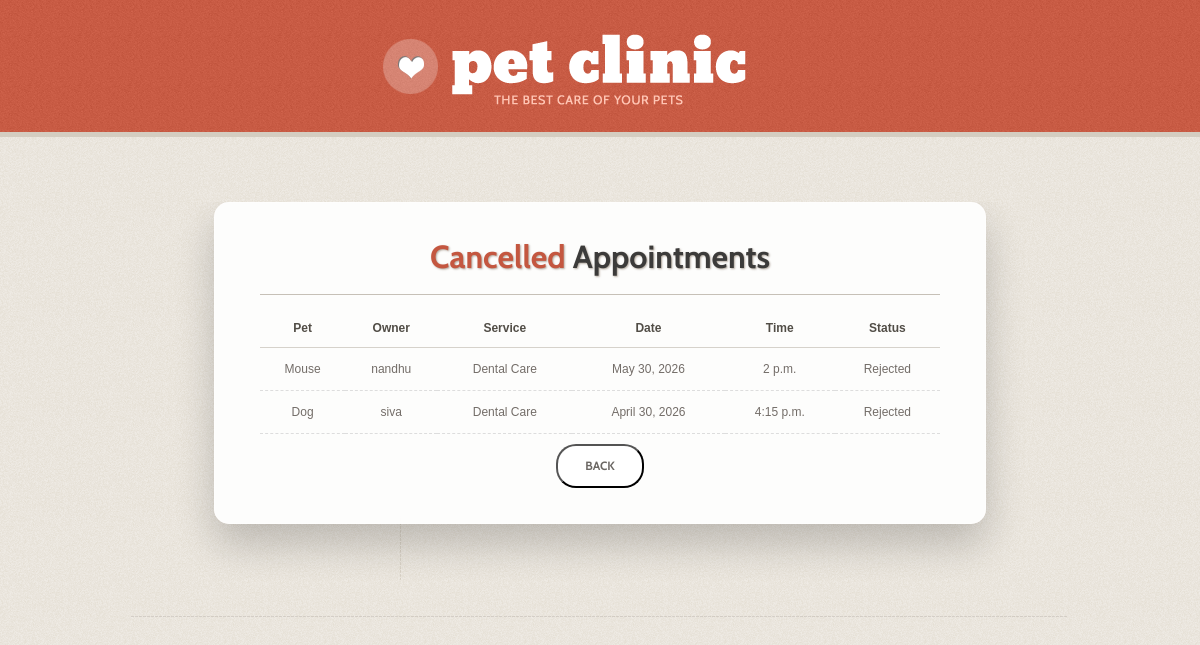
The page /admin-cancelled/ on the database its author committed.
### main/models.py (models this page shows, shortened)
class Appointment(models.Model):
    user = models.ForeignKey(UserRegister, on_delete=models.CASCADE)
    pet_name = models.CharField(max_length=100)
    pet_breed = models.CharField(max_length=100)
    service = models.ForeignKey(Service, on_delete=models.CASCADE)
    appointment_date = models.DateField()
    appointment_time = models.TimeField()
    description = models.TextField(blank=True)
    STATUS_CHOICES = [
        ('Pending', 'Pending'),
        ('Approved', 'Approved'),
        ('Rejected', 'Rejected'),
    ]
    status = models.CharField(max_length=20, choices=STATUS_CHOICES, default='Pending')
    WORK_STATUS_CHOICES = [
        ('Not Done', 'Not Done'),
        ('Done', 'Done'),
    ]
    work_status = models.CharField(max_length=20, choices=WORK_STATUS_CHOICES, default='Not Done')
    created_at = models.DateTimeField(auto_now_add=True)

class UserRegister(models.Model):
    ROLE_CHOICES = (
        ('user', 'User'),
        ('admin', 'Admin'),
    )
    fullname = models.CharField(max_length=100)
    email = models.EmailField(unique=True)
    username = models.CharField(max_length=50, unique=True)
    password = models.CharField(max_length=100)
    phone = models.CharField(max_length=15)
    role = models.CharField(
        max_length=10,
        choices=ROLE_CHOICES,
        default='user'
    )

class Service(models.Model):
    name = models.CharField(max_length=100)
    description = models.TextField()
    image = models.ImageField(upload_to='services/')

### main/views.py (the view)
# urls.py: path("admin-cancelled/", views.admin_cancelled, name="admin_cancelled"),
def admin_cancelled(request):
    appointments = Appointment.objects.filter(status="Rejected")
    return render(request, "admin_cancelled.html", {
        "appointments": appointments
    })

### main/templates/admin_cancelled.html (shortened to what this page needs)
<!DOCTYPE html>
{% load static %}
<html>
<head>
    <link rel="stylesheet" href="{% static 'sbg/css/style.css' %}">
</head>
<body>
<div class="block1">
    <div class="main">
        <header>
            <h1>
                <a class="logo" href="{% url 'admin_dashboard' %}">
                </a>
            </h1>
        </header>
    </div>
</div>
<div class="block4">
    <div class="main">
        <section id="content">
            <div class="container_12">
                <div class="wrapper v_stripe">
                    <article class="grid_12">
                        <div class="appointment-card">
                            <h2 class="ind">
                                <span>Cancelled</span> Appointments
                            </h2>
                            <table>
                                <thead>
                                    <tr>
                                        <th>Pet</th>
                                        <th>Owner</th>
                                        <th>Service</th>
                                        <th>Date</th>
                                        <th>Time</th>
                                        <th>Status</th>
                                    </tr>
                                </thead>
                                <tbody>
                                    {% for appointment in appointments %}
                                    <tr>
                                        <td>{{ appointment.pet_name }}</td>
                                        <td>{{ appointment.user.username }}</td>
                                        <td>{{ appointment.service.name }}</td>
                                        <td>{{ appointment.appointment_date }}</td>
                                        <td>{{ appointment.appointment_time }}</td>
                                        <td>{{ appointment.status }}</td>
                                    </tr>
                                    {% empty %}
                                    <tr>
                                        <td colspan="6">
                                            No cancelled appointments found.
                                        </td>
                                    </tr>
                                    {% endfor %}
                                </tbody>
                            </table>
                            <button type="button" class="button"
                                onclick="window.location.href='{% url 'admin_dashboard' %}'">
                                Back
                            </button>
                        </div>
                    </article>
                </div>
            </div>
        </section>
    </div>
</div>
</body>
</html>

### static/sbg/css/style.css (style rules this page uses)
article,aside,audio,canvas,command,datalist,details,embed,figcaption,figure,footer,header,hgroup,keygen,meter,nav,output,progress,section,source,video { display:block }
html { width:100% }
body { font-family:Arial, Arial, Helvetica, sans-serif; font-size:12px; line-height:22px; color:#736d68; min-width:990px; background:url(../images/body_bg.png) 50% 0 repeat #e7e2d8; }
.main { width:960px;padding:0;margin:0 auto; }
.wrapper { width:100%;overflow:hidden }
a { color:#736d68;outline:none; text-decoration:none; cursor:pointer; }
.button { display:inline-block; padding:11px 27px; margin: 18px 0 0; font-size: 12px; font-weight:bold; text-transform:uppercase; border-radius:20px; line-height: 18px; color:#6b6763; background:#fff; }
.block1 { background: url('../images/block1.jpg') 50% 0 repeat; }
.block4 { border-top:5px solid #d4cdc1;overflow:hidden; }
header { padding:34px 0 25px;margin: 0 10px; }
header h1 { width:434px;margin: 0 auto; }
header h1 a { display:block;width:364px;height:73px;background:url(../images/logo.png) 0 0 no-repeat; text-decoration:none; text-indent:-9999px; }
#content { padding:65px 0px 37px 0px;background: url('../images/stripe.png') 50% bottom no-repeat; }
h2,h3,h4 { font-weight:normal; }
h2 { font-size: 32px;text-shadow:1px 1px 2px rgba(168,158,146,0.88);line-height: 38px; color:#3c3b3a;font-weight:bold;border-bottom:1px solid #c6c0b7;padding-bottom:18px;margin-bottom:20px; white-space: nowrap }
h2 span { color:#c45740; }
h2.ind { margin-bottom:22px; }
.cabin, .sf-menu a, .button, .link1, h2, footer { font-family: 'Cabin', sans-serif; }
.button, .img_wrap, .sf-menu li a { -webkit-transition: all 0.3s ease;-moz-transition: all 0.3s ease;-o-transition: all 0.3s ease;transition: all 0.3s ease; }
.v_stripe { background: url('../images/vert_stripe.png') 280px 0 repeat-y;padding-bottom:16px; }
.appointment-card { width: 650px; margin: 40px auto; padding: 30px 40px; background: rgba(255, 255, 255, 0.85); border-radius: 12px; box-shadow: 0 15px 35px rgba(0, 0, 0, 0.2); backdrop-filter: blur(6px); border: 1px solid rgba(255, 255, 255, 0.3); }
#content { text-align: center; }
.appointment-card table { margin: 0 auto; text-align: left; }
.appointment-card .button { margin-top: 10px; }
.appointment-card { width: 680px; margin: 0 auto 40px; padding: 35px 45px; background: rgba(255, 255, 255, 0.9); border-radius: 15px; box-shadow: 0 20px 40px rgba(0,0,0,0.2); }
.appointment-card table { margin: 0 auto; }
.appointment-card table { width: 100%; border-collapse: collapse; text-align: center; }
.appointment-card th { font-weight: bold; color: #514d46; border-bottom: 1px solid #d6d2cb; padding-bottom: 8px; }
.appointment-card td { padding: 10px 6px; border-bottom: 1px dashed #ddd; }

### static/sbg/css/grid.css (style rules this page uses)
.container_12 { margin-left:auto;margin-right:auto;width:960px }
.grid_1,.grid_2,.grid_3,.grid_4,.grid_5,.grid_6,.grid_7,.grid_8,.grid_9,.grid_10,.grid_11,.grid_12 { display:inline;float:left;position:relative;margin:0 10px }
.container_12 .grid_12 { width:940px }

### rows shown on the page
Appointment: pet_name "Mouse", user.username "nandhu", service.name "Dental Care", appointment_date "May 30, 2026", appointment_time "2 p.m.", status "Rejected"
Appointment: pet_name "Dog", user.username "siva", service.name "Dental Care", appointment_date "April 30, 2026", appointment_time "4:15 p.m.", status "Rejected"
